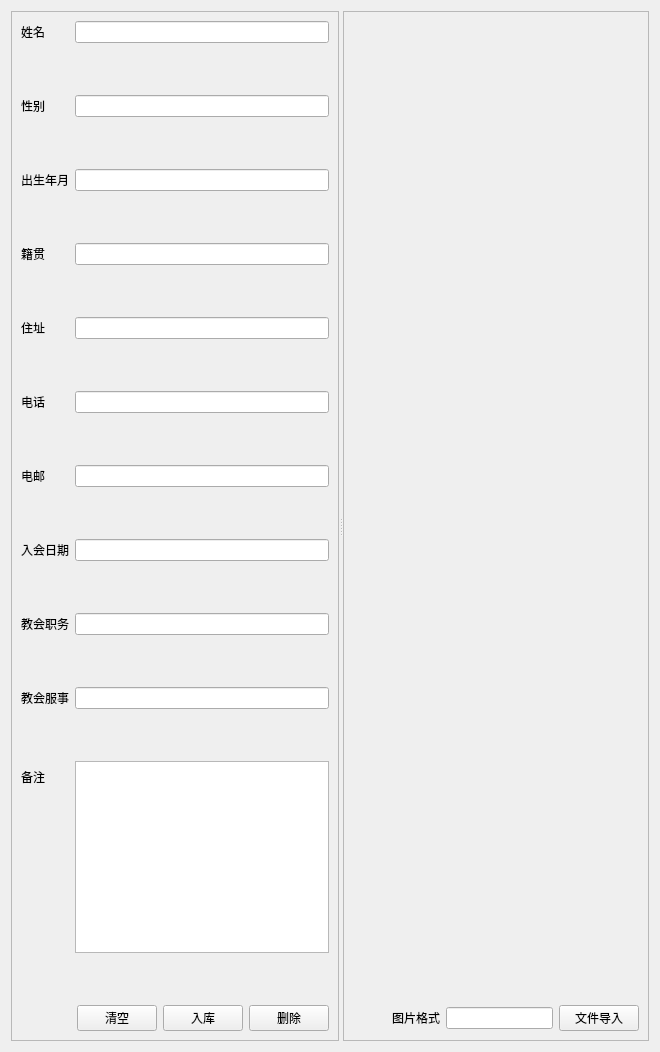
               <widget class="QWidget" name="tab_2">
                <attribute name="title">
                 <string>人事信息</string>
                </attribute>
                <layout class="QHBoxLayout" name="horizontalLayout_6">
                 <item>
                  <widget class="QSplitter" name="splitter_7">
                   <property name="orientation">
                    <enum>Qt::Horizontal</enum>
                   </property>
                   <widget class="QFrame" name="frame_8">
                    <property name="frameShape">
                     <enum>QFrame::StyledPanel</enum>
                    </property>
                    <property name="frameShadow">
                     <enum>QFrame::Raised</enum>
                    </property>
                    <layout class="QVBoxLayout" name="verticalLayout_13">
                     <item>
                      <layout class="QFormLayout" name="formLayout">
                       <item row="0" column="0">
                        <widget class="QLabel" name="label_4">
                         <property name="text">
                          <string>姓名</string>
                         </property>
                        </widget>
                       </item>
                       <item row="0" column="1">
                        <widget class="QLineEdit" name="lineEdit_name_ccg"/>
                       </item>
                       <item row="1" column="0">
                        <spacer name="verticalSpacer_2">
                         <property name="orientation">
                          <enum>Qt::Vertical</enum>
                         </property>
                         <property name="sizeHint" stdset="0">
                          <size>
                           <width>20</width>
                           <height>40</height>
                          </size>
                         </property>
                        </spacer>
                       </item>
                       <item row="2" column="0">
                        <widget class="QLabel" name="label_11">
                         <property name="text">
                          <string>性别</string>
                         </property>
                        </widget>
                       </item>
                       <item row="2" column="1">
                        <widget class="QLineEdit" name="lineEdit_gender_ccg"/>
                       </item>
                       <item row="3" column="0">
                        <spacer name="verticalSpacer_3">
                         <property name="orientation">
                          <enum>Qt::Vertical</enum>
                         </property>
                         <property name="sizeHint" stdset="0">
                          <size>
                           <width>20</width>
                           <height>40</height>
                          </size>
                         </property>
                        </spacer>
                       </item>
                       <item row="4" column="0">
                        <widget class="QLabel" name="label_12">
                         <property name="text">
                          <string>出生年月</string>
                         </property>
                        </widget>
                       </item>
                       <item row="4" column="1">
                        <widget class="QLineEdit" name="lineEdit_birth_ccg"/>
                       </item>
                       <item row="5" column="0">
                        <spacer name="verticalSpacer_4">
                         <property name="orientation">
                          <enum>Qt::Vertical</enum>
                         </property>
                         <property name="sizeHint" stdset="0">
                          <size>
                           <width>20</width>
                           <height>40</height>
                          </size>
                         </property>
                        </spacer>
                       </item>
                       <item row="6" column="0">
                        <widget class="QLabel" name="label_14">
                         <property name="text">
                          <string>籍贯</string>
                         </property>
                        </widget>
                       </item>
                       <item row="6" column="1">
                        <widget class="QLineEdit" name="lineEdit_origin_ccg"/>
                       </item>
                       <item row="7" column="0">
                        <spacer name="verticalSpacer_5">
                         <property name="orientation">
                          <enum>Qt::Vertical</enum>
                         </property>
                         <property name="sizeHint" stdset="0">
                          <size>
                           <width>20</width>
                           <height>40</height>
                          </size>
                         </property>
                        </spacer>
                       </item>
                       <item row="8" column="0">
                        <widget class="QLabel" name="label_15">
                         <property name="text">
                          <string>住址</string>
                         </property>
                        </widget>
                       </item>
                       <item row="8" column="1">
                        <widget class="QLineEdit" name="lineEdit_address_ccg"/>
                       </item>
                       <item row="9" column="0">
                        <spacer name="verticalSpacer_6">
                         <property name="orientation">
                          <enum>Qt::Vertical</enum>
                         </property>
                         <property name="sizeHint" stdset="0">
                          <size>
                           <width>20</width>
                           <height>40</height>
                          </size>
                         </property>
                        </spacer>
                       </item>
                       <item row="10" column="0">
                        <widget class="QLabel" name="label_16">
                         <property name="text">
                          <string>电话</string>
                         </property>
                        </widget>
                       </item>
                       <item row="10" column="1">
                        <widget class="QLineEdit" name="lineEdit_phone_ccg"/>
                       </item>
                       <item row="11" column="0">
                        <spacer name="verticalSpacer_7">
                         <property name="orientation">
                          <enum>Qt::Vertical</enum>
                         </property>
                         <property name="sizeHint" stdset="0">
                          <size>
                           <width>20</width>
                           <height>40</height>
                          </size>
                         </property>
                        </spacer>
                       </item>
                       <item row="12" column="0">
                        <widget class="QLabel" name="label_17">
                         <property name="text">
                          <string>电邮</string>
                         </property>
                        </widget>
                       </item>
                       <item row="12" column="1">
                        <widget class="QLineEdit" name="lineEdit_email_ccg"/>
                       </item>
                       <item row="13" column="0">
                        <spacer name="verticalSpacer_8">
                         <property name="orientation">
                          <enum>Qt::Vertical</enum>
                         </property>
                         <property name="sizeHint" stdset="0">
                          <size>
                           <width>20</width>
                           <height>40</height>
                          </size>
                         </property>
                        </spacer>
                       </item>
                       <item row="14" column="0">
                        <widget class="QLabel" name="label_20">
                         <property name="text">
                          <string>入会日期</string>
                         </property>
                        </widget>
                       </item>
                       <item row="14" column="1">
                        <widget class="QLineEdit" name="lineEdit_member_start"/>
                       </item>
                       <item row="15" column="0">
                        <spacer name="verticalSpacer_9">
                         <property name="orientation">
                          <enum>Qt::Vertical</enum>
                         </property>
                         <property name="sizeHint" stdset="0">
                          <size>
                           <width>20</width>
                           <height>40</height>
                          </size>
                         </property>
                        </spacer>
                       </item>
                       <item row="16" column="0">
                        <widget class="QLabel" name="label_21">
                         <property name="text">
                          <string>教会职务</string>
                         </property>
                        </widget>
                       </item>
                       <item row="16" column="1">
                        <widget class="QLineEdit" name="lineEdit_ccg_title"/>
                       </item>
                       <item row="17" column="0">
                        <spacer name="verticalSpacer_10">
                         <property name="orientation">
                          <enum>Qt::Vertical</enum>
                         </property>
                         <property name="sizeHint" stdset="0">
                          <size>
                           <width>20</width>
                           <height>40</height>
                          </size>
                         </property>
                        </spacer>
                       </item>
                       <item row="18" column="0">
                        <widget class="QLabel" name="label_22">
                         <property name="text">
                          <string>教会服事</string>
                         </property>
                        </widget>
                       </item>
                       <item row="18" column="1">
                        <widget class="QLineEdit" name="lineEdit_task_ccg"/>
                       </item>
                       <item row="19" column="0">
                        <spacer name="verticalSpacer_11">
                         <property name="orientation">
                          <enum>Qt::Vertical</enum>
                         </property>
                         <property name="sizeHint" stdset="0">
                          <size>
                           <width>20</width>
                           <height>40</height>
                          </size>
                         </property>
                        </spacer>
                       </item>
                       <item row="20" column="0">
                        <widget class="QLabel" name="label_23">
                         <property name="text">
                          <string>备注</string>
                         </property>
                        </widget>
                       </item>
                       <item row="21" column="0">
                        <spacer name="verticalSpacer_12">
                         <property name="orientation">
                          <enum>Qt::Vertical</enum>
                         </property>
                         <property name="sizeHint" stdset="0">
                          <size>
                           <width>20</width>
                           <height>40</height>
                          </size>
                         </property>
                        </spacer>
                       </item>
                       <item row="20" column="1">
                        <widget class="QTextEdit" name="textEdit_note_ccg"/>
                       </item>
                      </layout>
                     </item>
                     <item>
                      <layout class="QHBoxLayout" name="horizontalLayout_12">
                       <item>
                        <spacer name="horizontalSpacer_9">
                         <property name="orientation">
                          <enum>Qt::Horizontal</enum>
                         </property>
                         <property name="sizeHint" stdset="0">
                          <size>
                           <width>40</width>
                           <height>20</height>
                          </size>
                         </property>
                        </spacer>
                       </item>
                       <item>
                        <widget class="QPushButton" name="pushButton_clear">
                         <property name="text">
                          <string>清空</string>
                         </property>
                        </widget>
                       </item>
                       <item>
                        <widget class="QPushButton" name="pushButton_push_db_personal">
                         <property name="text">
                          <string>入库</string>
                         </property>
                        </widget>
                       </item>
                       <item>
                        <widget class="QPushButton" name="pushButton_delete_one_record_personal">
                         <property name="text">
                          <string>删除</string>
                         </property>
                        </widget>
                       </item>
                      </layout>
                     </item>
                    </layout>
                   </widget>
                   <widget class="QFrame" name="frame_7">
                    <property name="frameShape">
                     <enum>QFrame::StyledPanel</enum>
                    </property>
                    <property name="frameShadow">
                     <enum>QFrame::Raised</enum>
                    </property>
                    <layout class="QVBoxLayout" name="verticalLayout_12">
                     <item>
                      <widget class="View" name="widget_img_view" native="true"/>
                     </item>
                     <item>
                      <layout class="QHBoxLayout" name="horizontalLayout_4">
                       <item>
                        <spacer name="horizontalSpacer_8">
                         <property name="orientation">
                          <enum>Qt::Horizontal</enum>
                         </property>
                         <property name="sizeHint" stdset="0">
                          <size>
                           <width>40</width>
                           <height>20</height>
                          </size>
                         </property>
                        </spacer>
                       </item>
                       <item>
                        <widget class="QLabel" name="label_24">
                         <property name="text">
                          <string>图片格式</string>
                         </property>
                        </widget>
                       </item>
                       <item>
                        <widget class="QLineEdit" name="lineEdit_img_format"/>
                       </item>
                       <item>
                        <widget class="QPushButton" name="pushButton_load_img">
                         <property name="text">
                          <string>文件导入</string>
                         </property>
                        </widget>
                       </item>
                      </layout>
                     </item>
                    </layout>
                   </widget>
                  </widget>
                 </item>
                </layout>
               </widget>
